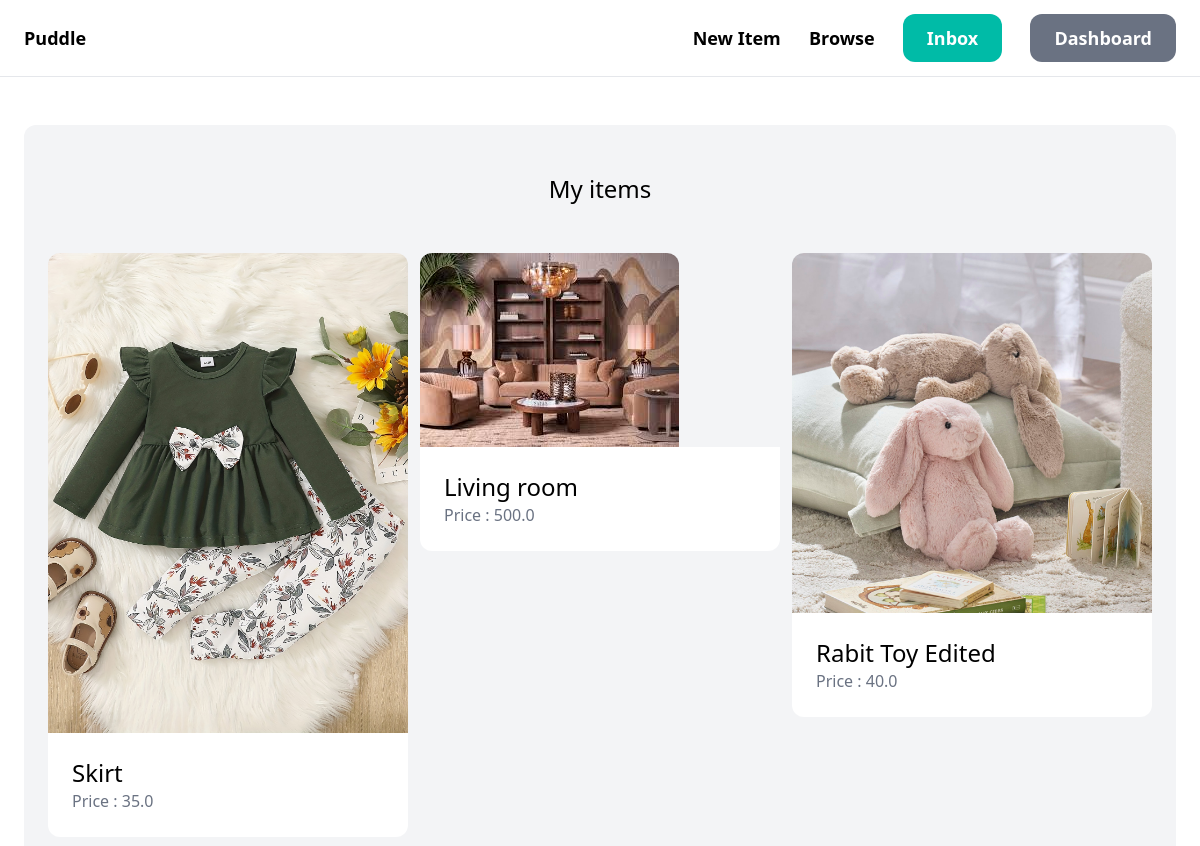
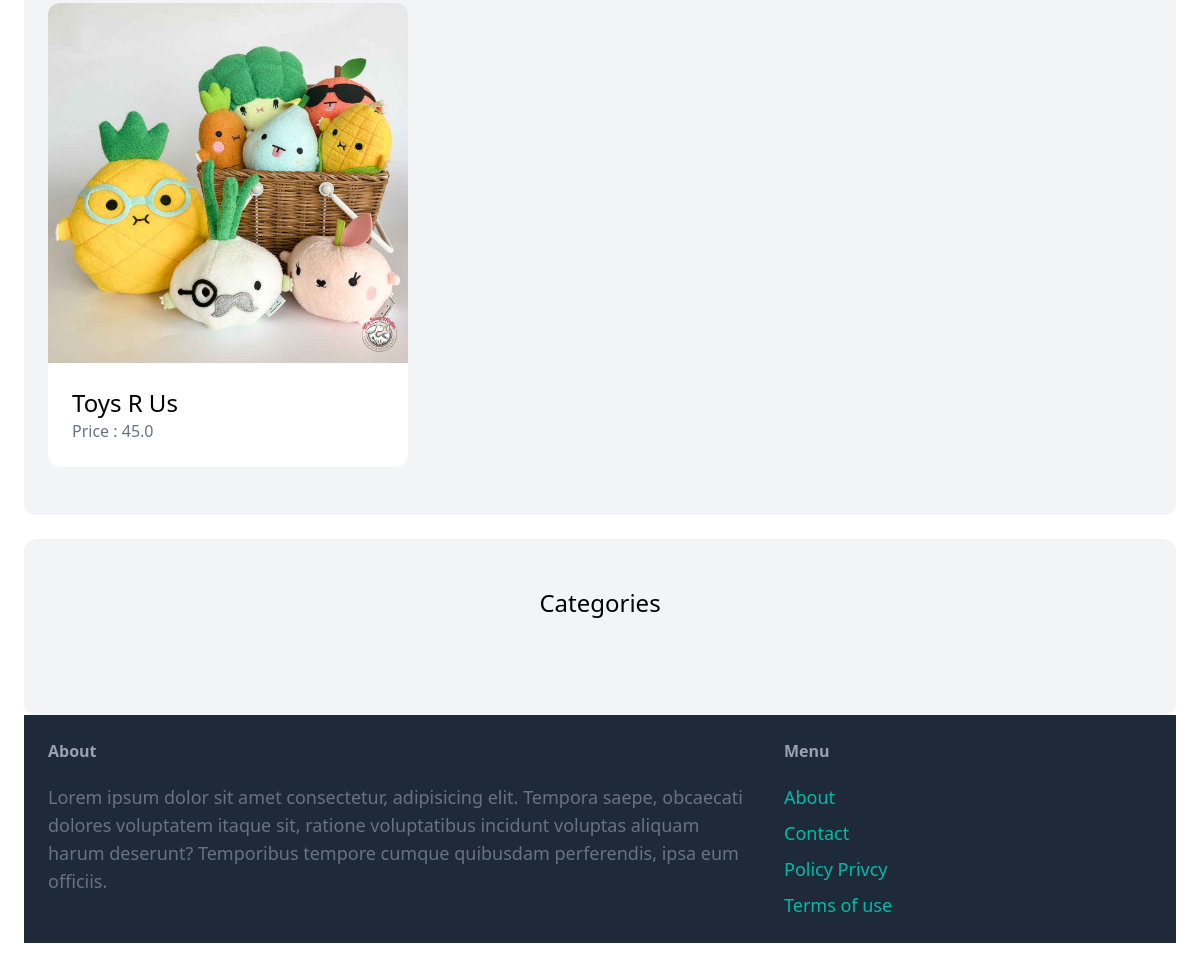
The page /dashboard/ (signed in) on the database its author committed (2 pictures, top to bottom).
### item/models.py (models this page shows, shortened)
class Item(models.Model):
    category = models.ForeignKey(Category , related_name='items' , on_delete=models.CASCADE)
    name = models.CharField(max_length=225)
    description = models.TextField(blank=True , null=True)
    price = models.FloatField()
    image = models.ImageField(upload_to='item_images' , blank=True , null=True)
    is_sold = models.BooleanField(default=False)
    created_by = models.ForeignKey(User , related_name='items' , on_delete=models.CASCADE)
    created_at = models.DateTimeField(auto_now_add=True)

### dashboard/views.py (the view)
# urls.py: path('', views.index , name='coreindex'),
@login_required
def index(request):
    items = Item.objects.filter(created_by = request.user)
    return render(request , 'dashboard/index.html' , {
        'items' : items,
    })

### template/dashboard/index.html (shortened to what this page needs)
{% extends 'core/base.html' %}
{% block content %}
    <div class="mt-6 px-6 py-12 bg-gray-100 rounded-xl">
        <h2 class="mb-12 text-2xl text-center">My items</h2>
        <div class="grid grid-cols-3 gap-3">
            {% for item in items %}
                <div>
                    <a href="{% url 'detail'  item.id %}">
                        <div>
                            <img src="{{ item.image.url }}"  class="rounded-t-xl" alt="">
                        </div>
                        <div class="p-6 bg-white rounded-b-xl">
                            <h2 class="text-2xl">{{ item.name }}</h2>
                            <p class="text-gray-500">Price : {{ item.price }}</p>
                        </div>
                    </a>
                </div>
            {% endfor %}
        </div>
    </div>
    <div class="mt-6 px-6 py-12 bg-gray-100 rounded-xl">
        <h2 class="mb-12 text-2xl text-center">Categories</h2>
{%  endblock %}

### rows shown on the page
Item: image (picture), name "Skirt", price "35.0"
Item: image (picture), name "Living room", price "500.0"
Item: image (picture), name "Rabit Toy Edited", price "40.0"
Item: image (picture), name "Toys R Us", price "45.0"
